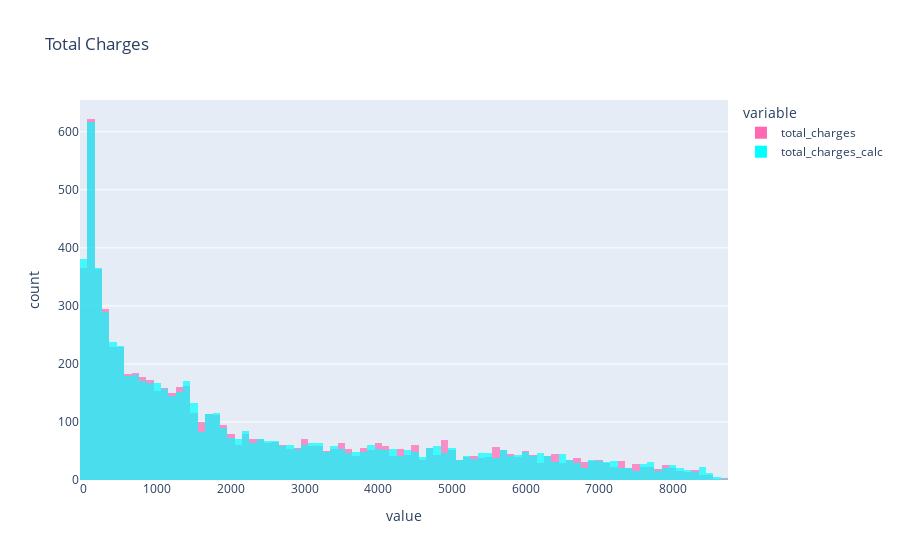

Notebook source saved alongside this figure:
### Code cell
# Show histogram of `total_charges` and `total_charges_calc`
px.histogram(df[['total_charges','total_charges_calc']], 
             title='Total Charges', 
             barmode='overlay',
             color_discrete_map={'total_charges':'hotpink', 'total_charges_calc':'aqua'},
             opacity=0.7)

### Figure 1 — Plotly figure (JSON) as saved in the notebook; plotly's stock layout.template omitted (floating-point values rounded to 4 significant figures; data arrays with more than 128 entries replaced by an {"elided": "..."} marker saying what was removed)
{"data": [{"alignmentgroup": "True", "bingroup": "x", "hovertemplate": "variable=total_charges<br>value=%{x}<br>count=%{y}<extra></extra>", "legendgroup": "total_charges", "marker": {"color": "hotpink", "opacity": 0.7, "pattern": {"shape": ""}}, "name": "total_charges", "offsetgroup": "total_charges", "orientation": "v", "showlegend": true, "type": "histogram", "x": {"elided": "7043 float values"}, "xaxis": "x", "yaxis": "y"}, {"alignmentgroup": "True", "bingroup": "x", "hovertemplate": "variable=total_charges_calc<br>value=%{x}<br>count=%{y}<extra></extra>", "legendgroup": "total_charges_calc", "marker": {"color": "aqua", "opacity": 0.7, "pattern": {"shape": ""}}, "name": "total_charges_calc", "offsetgroup": "total_charges_calc", "orientation": "v", "showlegend": true, "type": "histogram", "x": {"elided": "7043 float values"}, "xaxis": "x", "yaxis": "y"}], "layout": {"barmode": "overlay", "legend": {"title": {"text": "variable"}, "tracegroupgap": 0}, "title": {"text": "Total Charges"}, "xaxis": {"anchor": "y", "domain": [0, 1], "title": {"text": "value"}}, "yaxis": {"anchor": "x", "domain": [0, 1], "title": {"text": "count"}}}}
